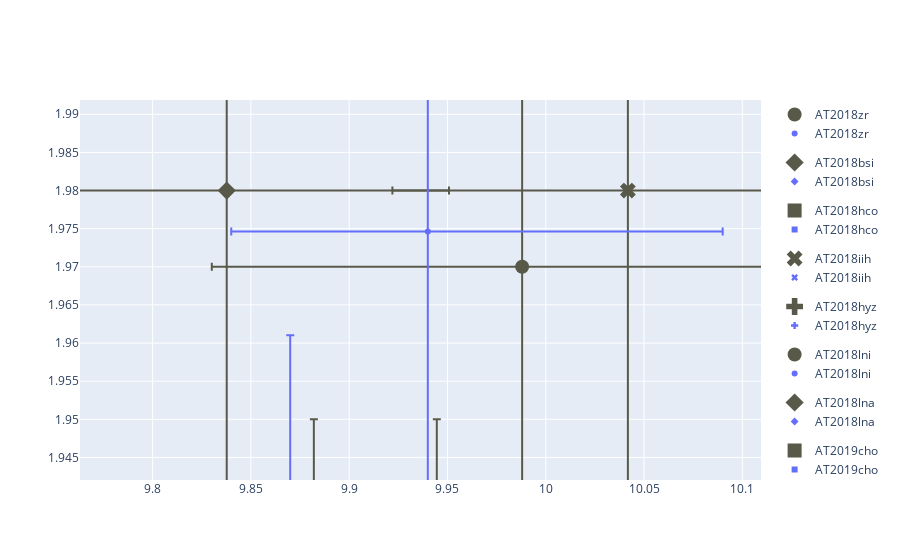

The notebook cell this image was saved under:
### Code cell
import plotly.express as px
import plotly.graph_objects as go
ms = 14

fig1 = px.scatter(colors, x='median_Franz', y='u-r color_Franz',
                  error_x='posErr_1s', error_x_minus='negErr_1s', 
                  error_y='upper_Franz', error_y_minus='lower_Franz',
                  symbol='name')
fig1.update_traces(marker={'color': myColor, 'size':ms})

fig2 = px.scatter(colors, x='median_vanVelzen', y='u-r color_vanVelzen',
                 error_x='posErr', error_x_minus='negErr', 
                 error_y='upper_vanVelzen', error_y_minus='lower_vanVelzen',
                 symbol='name')
fig1.update_traces(marker={'color': vvColor, 'size':ms})

go.Figure(data=fig1.data+fig2.data)

### Figure 1 — Plotly figure (JSON) as saved in the notebook; plotly's stock layout.template omitted (floating-point values rounded to 4 significant figures)
{"data": [{"error_x": {"array": [0.1345], "arrayminus": [0.1325]}, "error_y": {"array": [0.08], "arrayminus": [0.05]}, "hovertemplate": "name=AT2018zr<br>median_Franz=%{x}<br>u-r color_Franz=%{y}<extra></extra>", "legendgroup": "AT2018zr", "marker": {"color": "#59594a", "size": 14, "symbol": "circle"}, "mode": "markers", "name": "AT2018zr", "orientation": "v", "showlegend": true, "type": "scatter", "x": [10.08], "xaxis": "x", "y": [2.36], "yaxis": "y"}, {"error_x": {"array": [0.1871], "arrayminus": [0.1089]}, "error_y": {"array": [0.04], "arrayminus": [0.03]}, "hovertemplate": "name=AT2018bsi<br>median_Franz=%{x}<br>u-r color_Franz=%{y}<extra></extra>", "legendgroup": "AT2018bsi", "marker": {"color": "#59594a", "size": 14, "symbol": "diamond"}, "mode": "markers", "name": "AT2018bsi", "orientation": "v", "showlegend": true, "type": "scatter", "x": [10.75], "xaxis": "x", "y": [2.17], "yaxis": "y"}, {"error_x": {"array": [0.1455], "arrayminus": [0.1796]}, "error_y": {"array": [0.07], "arrayminus": [0.06]}, "hovertemplate": "name=AT2018hco<br>median_Franz=%{x}<br>u-r color_Franz=%{y}<extra></extra>", "legendgroup": "AT2018hco", "marker": {"color": "#59594a", "size": 14, "symbol": "square"}, "mode": "markers", "name": "AT2018hco", "orientation": "v", "showlegend": true, "type": "scatter", "x": [9.945], "xaxis": "x", "y": [1.88], "yaxis": "y"}, {"error_x": {"array": [0.1018], "arrayminus": [0.1271]}, "error_y": {"array": [0.07], "arrayminus": [0.05]}, "hovertemplate": "name=AT2018iih<br>median_Franz=%{x}<br>u-r color_Franz=%{y}<extra></extra>", "legendgroup": "AT2018iih", "marker": {"color": "#59594a", "size": 14, "symbol": "x"}, "mode": "markers", "name": "AT2018iih", "orientation": "v", "showlegend": true, "type": "scatter", "x": [10.9], "xaxis": "x", "y": [2.32], "yaxis": "y"}, {"error_x": {"array": [0.07851], "arrayminus": [0.1521]}, "error_y": {"array": [0.03], "arrayminus": [0.05]}, "hovertemplate": "name=AT2018hyz<br>median_Franz=%{x}<br>u-r color_Franz=%{y}<extra></extra>", "legendgroup": "AT2018hyz", "marker": {"color": "#59594a", "size": 14, "symbol": "cross"}, "mode": "markers", "name": "AT2018hyz", "orientation": "v", "showlegend": true, "type": "scatter", "x": [9.888], "xaxis": "x", "y": [1.91], "yaxis": "y"}, {"error_x": {"array": [0.1435], "arrayminus": [0.1579]}, "error_y": {"array": [0.08], "arrayminus": [0.09]}, "hovertemplate": "name=AT2018lni<br>median_Franz=%{x}<br>u-r color_Franz=%{y}<extra></extra>", "legendgroup": "AT2018lni", "marker": {"color": "#59594a", "size": 14, "symbol": "circle"}, "mode": "markers", "name": "AT2018lni", "orientation": "v", "showlegend": true, "type": "scatter", "x": [9.988], "xaxis": "x", "y": [1.97], "yaxis": "y"}, {"error_x": {"array": [0.1105], "arrayminus": [0.1345]}, "error_y": {"array": [0.07], "arrayminus": [0.09]}, "hovertemplate": "name=AT2018lna<br>median_Franz=%{x}<br>u-r color_Franz=%{y}<extra></extra>", "legendgroup": "AT2018lna", "marker": {"color": "#59594a", "size": 14, "symbol": "diamond"}, "mode": "markers", "name": "AT2018lna", "orientation": "v", "showlegend": true, "type": "scatter", "x": [9.631], "xaxis": "x", "y": [1.98], "yaxis": "y"}, {"error_x": {"array": [0.1801], "arrayminus": [0.1536]}, "error_y": {"array": [0.07], "arrayminus": [0.1]}, "hovertemplate": "name=AT2019cho<br>median_Franz=%{x}<br>u-r color_Franz=%{y}<extra></extra>", "legendgroup": "AT2019cho", "marker": {"color": "#59594a", "size": 14, "symbol": "square"}, "mode": "markers", "name": "AT2019cho", "orientation": "v", "showlegend": true, "type": "scatter", "x": [10.15], "xaxis": "x", "y": [2.08], "yaxis": "y"}, {"error_x": {"array": [0.1765], "arrayminus": [0.1271]}, "error_y": {"array": [0.08], "arrayminus": [0.06]}, "hovertemplate": "name=AT2019bhf<br>median_Franz=%{x}<br>u-r color_Franz=%{y}<extra></extra>", "legendgroup": "AT2019bhf", "marker": {"color": "#59594a", "size": 14, "symbol": "x"}, "mode": "markers", "name": "AT2019bhf", "orientation": "v", "showlegend": true, "type": "scatter", "x": [10.29], "xaxis": "x", "y": [2.09], "yaxis": "y"}, {"error_x": {"array": [0.06805], "arrayminus": [0.05332]}, "error_y": {"array": [0.04], "arrayminus": [0.03]}, "hovertemplate": "name=AT2019azh<br>median_Franz=%{x}<br>u-r color_Franz=%{y}<extra></extra>", "legendgroup": "AT2019azh", "marker": {"color": "#59594a", "size": 14, "symbol": "cross"}, "mode": "markers", "name": "AT2019azh", "orientation": "v", "showlegend": true, "type": "scatter", "x": [9.981], "xaxis": "x", "y": [1.8], "yaxis": "y"}, {"error_x": {"array": [0.1436], "arrayminus": [0.1971]}, "error_y": {"array": [0.08], "arrayminus": [0.05]}, "hovertemplate": "name=AT2019dsg<br>median_Franz=%{x}<br>u-r color_Franz=%{y}<extra></extra>", "legendgroup": "AT2019dsg", "marker": {"color": "#59594a", "size": 14, "symbol": "circle"}, "mode": "markers", "name": "AT2019dsg", "orientation": "v", "showlegend": true, "type": "scatter", "x": [10.41], "xaxis": "x", "y": [2.18], "yaxis": "y"}, {"error_x": {"array": [0.1131], "arrayminus": [0.1357]}, "error_y": {"array": [0.06], "arrayminus": [0.06]}, "hovertemplate": "name=AT2019ehz<br>median_Franz=%{x}<br>u-r color_Franz=%{y}<extra></extra>", "legendgroup": "AT2019ehz", "marker": {"color": "#59594a", "size": 14, "symbol": "diamond"}, "mode": "markers", "name": "AT2019ehz", "orientation": "v", "showlegend": true, "type": "scatter", "x": [9.838], "xaxis": "x", "y": [1.98], "yaxis": "y"}, {"error_x": {"array": [0.1473], "arrayminus": [0.1643]}, "error_y": {"array": [0.05], "arrayminus": [0.06]}, "hovertemplate": "name=AT2019eve<br>median_Franz=%{x}<br>u-r color_Franz=%{y}<extra></extra>", "legendgroup": "AT2019eve", "marker": {"color": "#59594a", "size": 14, "symbol": "square"}, "mode": "markers", "name": "AT2019eve", "orientation": "v", "showlegend": true, "type": "scatter", "x": [9.337], "xaxis": "x", "y": [1.81], "yaxis": "y"}, {"error_x": {"array": [0.1742], "arrayminus": [0.1198]}, "error_y": {"array": [0.07], "arrayminus": [0.06]}, "hovertemplate": "name=AT2019mha<br>median_Franz=%{x}<br>u-r color_Franz=%{y}<extra></extra>", "legendgroup": "AT2019mha", "marker": {"color": "#59594a", "size": 14, "symbol": "x"}, "mode": "markers", "name": "AT2019mha", "orientation": "v", "showlegend": true, "type": "scatter", "x": [10.04], "xaxis": "x", "y": [1.98], "yaxis": "y"}, {"error_x": {"array": [0.1032], "arrayminus": [0.144]}, "error_y": {"array": [0.08], "arrayminus": [0.08]}, "hovertemplate": "name=AT2019meg<br>median_Franz=%{x}<br>u-r color_Franz=%{y}<extra></extra>", "legendgroup": "AT2019meg", "marker": {"color": "#59594a", "size": 14, "symbol": "cross"}, "mode": "markers", "name": "AT2019meg", "orientation": "v", "showlegend": true, "type": "scatter", "x": [9.882], "xaxis": "x", "y": [1.87], "yaxis": "y"}, {"error_x": {"array": [0.1138], "arrayminus": [0.1593]}, "error_y": {"array": [0.05], "arrayminus": [0.06]}, "hovertemplate": "name=AT2019lwu<br>median_Franz=%{x}<br>u-r color_Franz=%{y}<extra></extra>", "legendgroup": "AT2019lwu", "marker": {"color": "#59594a", "size": 14, "symbol": "circle"}, "mode": "markers", "name": "AT2019lwu", "orientation": "v", "showlegend": true, "type": "scatter", "x": [9.984], "xaxis": "x", "y": [1.89], "yaxis": "y"}, {"error_x": {"array": [0.1462], "arrayminus": [0.1554]}, "error_y": {"array": [0.05], "arrayminus": [0.05]}, "hovertemplate": "name=AT2019qiz<br>median_Franz=%{x}<br>u-r color_Franz=%{y}<extra></extra>", "legendgroup": "AT2019qiz", "marker": {"color": "#59594a", "size": 14, "symbol": "diamond"}, "mode": "markers", "name": "AT2019qiz", "orientation": "v", "showlegend": true, "type": "scatter", "x": [10.09], "xaxis": "x", "y": [2.1], "yaxis": "y"}, {"error_x": {"array": [0.18], "arrayminus": [0.09]}, "error_y": {"array": [0.03859], "arrayminus": [0.02438]}, "hovertemplate": "name=AT2018zr<br>median_vanVelzen=%{x}<br>u-r color_vanVelzen=%{y}<extra></extra>", "legendgroup": "AT2018zr", "marker": {"color": "#636efa", "symbol": "circle"}, "mode": "markers", "name": "AT2018zr", "orientation": "v", "showlegend": true, "type": "scatter", "x": [10.03], "xaxis": "x", "y": [2.274], "yaxis": "y"}, {"error_x": {"array": [0.06], "arrayminus": [0.05]}, "error_y": {"array": [0.02335], "arrayminus": [0.0311]}, "hovertemplate": "name=AT2018bsi<br>median_vanVelzen=%{x}<br>u-r color_vanVelzen=%{y}<extra></extra>", "legendgroup": "AT2018bsi", "marker": {"color": "#636efa", "symbol": "diamond"}, "mode": "markers", "name": "AT2018bsi", "orientation": "v", "showlegend": true, "type": "scatter", "x": [10.61], "xaxis": "x", "y": [2.103], "yaxis": "y"}, {"error_x": {"array": [0.18], "arrayminus": [0.09]}, "error_y": {"array": [0.02728], "arrayminus": [0.03475]}, "hovertemplate": "name=AT2018hco<br>median_vanVelzen=%{x}<br>u-r color_vanVelzen=%{y}<extra></extra>", "legendgroup": "AT2018hco", "marker": {"color": "#636efa", "symbol": "square"}, "mode": "markers", "name": "AT2018hco", "orientation": "v", "showlegend": true, "type": "scatter", "x": [9.9], "xaxis": "x", "y": [1.83], "yaxis": "y"}, {"error_x": {"array": [0.15], "arrayminus": [0.09]}, "error_y": {"array": [0.04709], "arrayminus": [0.04776]}, "hovertemplate": "name=AT2018iih<br>median_vanVelzen=%{x}<br>u-r color_vanVelzen=%{y}<extra></extra>", "legendgroup": "AT2018iih", "marker": {"color": "#636efa", "symbol": "x"}, "mode": "markers", "name": "AT2018iih", "orientation": "v", "showlegend": true, "type": "scatter", "x": [10.76], "xaxis": "x", "y": [2.345], "yaxis": "y"}, {"error_x": {"array": [0.26], "arrayminus": [0.12]}, "error_y": {"array": [0.04163], "arrayminus": [0.03542]}, "hovertemplate": "name=AT2018hyz<br>median_vanVelzen=%{x}<br>u-r color_vanVelzen=%{y}<extra></extra>", "legendgroup": "AT2018hyz", "marker": {"color": "#636efa", "symbol": "cross"}, "mode": "markers", "name": "AT2018hyz", "orientation": "v", "showlegend": true, "type": "scatter", "x": [9.75], "xaxis": "x", "y": [1.854], "yaxis": "y"}, {"error_x": {"array": [0.15], "arrayminus": [0.1]}, "error_y": {"array": [0.05279], "arrayminus": [0.0621]}, "hovertemplate": "name=AT2018lni<br>median_vanVelzen=%{x}<br>u-r color_vanVelzen=%{y}<extra></extra>", "legendgroup": "AT2018lni", "marker": {"color": "#636efa", "symbol": "circle"}, "mode": "markers", "name": "AT2018lni", "orientation": "v", "showlegend": true, "type": "scatter", "x": [9.94], "xaxis": "x", "y": [1.975], "yaxis": "y"}, {"error_x": {"array": [0.09], "arrayminus": [0.12]}, "error_y": {"array": [0.05264], "arrayminus": [0.08374]}, "hovertemplate": "name=AT2018lna<br>median_vanVelzen=%{x}<br>u-r color_vanVelzen=%{y}<extra></extra>", "legendgroup": "AT2018lna", "marker": {"color": "#636efa", "symbol": "diamond"}, "mode": "markers", "name": "AT2018lna", "orientation": "v", "showlegend": true, "type": "scatter", "x": [9.47], "xaxis": "x", "y": [1.973], "yaxis": "y"}, {"error_x": {"array": [0.16], "arrayminus": [0.17]}, "error_y": {"array": [0.05717], "arrayminus": [0.04549]}, "hovertemplate": "name=AT2019cho<br>median_vanVelzen=%{x}<br>u-r color_vanVelzen=%{y}<extra></extra>", "legendgroup": "AT2019cho", "marker": {"color": "#636efa", "symbol": "square"}, "mode": "markers", "name": "AT2019cho", "orientation": "v", "showlegend": true, "type": "scatter", "x": [10.1], "xaxis": "x", "y": [2.125], "yaxis": "y"}, {"error_x": {"array": [0.12], "arrayminus": [0.15]}, "error_y": {"array": [0.04069], "arrayminus": [0.05101]}, "hovertemplate": "name=AT2019bhf<br>median_vanVelzen=%{x}<br>u-r color_vanVelzen=%{y}<extra></extra>", "legendgroup": "AT2019bhf", "marker": {"color": "#636efa", "symbol": "x"}, "mode": "markers", "name": "AT2019bhf", "orientation": "v", "showlegend": true, "type": "scatter", "x": [10.21], "xaxis": "x", "y": [2.074], "yaxis": "y"}, {"error_x": {"array": [0.14], "arrayminus": [0.15]}, "error_y": {"array": [0.01765], "arrayminus": [0.03838]}, "hovertemplate": "name=AT2019azh<br>median_vanVelzen=%{x}<br>u-r color_vanVelzen=%{y}<extra></extra>", "legendgroup": "AT2019azh", "marker": {"color": "#636efa", "symbol": "cross"}, "mode": "markers", "name": "AT2019azh", "orientation": "v", "showlegend": true, "type": "scatter", "x": [9.86], "xaxis": "x", "y": [1.811], "yaxis": "y"}, {"error_x": {"array": [0.12], "arrayminus": [0.17]}, "error_y": {"array": [0.06217], "arrayminus": [0.08252]}, "hovertemplate": "name=AT2019dsg<br>median_vanVelzen=%{x}<br>u-r color_vanVelzen=%{y}<extra></extra>", "legendgroup": "AT2019dsg", "marker": {"color": "#636efa", "symbol": "circle"}, "mode": "markers", "name": "AT2019dsg", "orientation": "v", "showlegend": true, "type": "scatter", "x": [10.36], "xaxis": "x", "y": [2.191], "yaxis": "y"}, {"error_x": {"array": [0.15], "arrayminus": [0.09]}, "error_y": {"array": [0.05171], "arrayminus": [0.0764]}, "hovertemplate": "name=AT2019ehz<br>median_vanVelzen=%{x}<br>u-r color_vanVelzen=%{y}<extra></extra>", "legendgroup": "AT2019ehz", "marker": {"color": "#636efa", "symbol": "diamond"}, "mode": "markers", "name": "AT2019ehz", "orientation": "v", "showlegend": true, "type": "scatter", "x": [9.67], "xaxis": "x", "y": [1.937], "yaxis": "y"}, {"error_x": {"array": [0.17], "arrayminus": [0.11]}, "error_y": {"array": [0.05288], "arrayminus": [0.06592]}, "hovertemplate": "name=AT2019eve<br>median_vanVelzen=%{x}<br>u-r color_vanVelzen=%{y}<extra></extra>", "legendgroup": "AT2019eve", "marker": {"color": "#636efa", "symbol": "square"}, "mode": "markers", "name": "AT2019eve", "orientation": "v", "showlegend": true, "type": "scatter", "x": [9.26], "xaxis": "x", "y": [1.837], "yaxis": "y"}, {"error_x": {"array": [0.15], "arrayminus": [0.11]}, "error_y": {"array": [0.0231], "arrayminus": [0.02768]}, "hovertemplate": "name=AT2019mha<br>median_vanVelzen=%{x}<br>u-r color_vanVelzen=%{y}<extra></extra>", "legendgroup": "AT2019mha", "marker": {"color": "#636efa", "symbol": "x"}, "mode": "markers", "name": "AT2019mha", "orientation": "v", "showlegend": true, "type": "scatter", "x": [10.05], "xaxis": "x", "y": [2.047], "yaxis": "y"}, {"error_x": {"array": [0.07], "arrayminus": [0.07]}, "error_y": {"array": [0.05489], "arrayminus": [0.08005]}, "hovertemplate": "name=AT2019meg<br>median_vanVelzen=%{x}<br>u-r color_vanVelzen=%{y}<extra></extra>", "legendgroup": "AT2019meg", "marker": {"color": "#636efa", "symbol": "cross"}, "mode": "markers", "name": "AT2019meg", "orientation": "v", "showlegend": true, "type": "scatter", "x": [9.66], "xaxis": "x", "y": [1.745], "yaxis": "y"}, {"error_x": {"array": [0.15], "arrayminus": [0.12]}, "error_y": {"array": [0.05775], "arrayminus": [0.06737]}, "hovertemplate": "name=AT2019lwu<br>median_vanVelzen=%{x}<br>u-r color_vanVelzen=%{y}<extra></extra>", "legendgroup": "AT2019lwu", "marker": {"color": "#636efa", "symbol": "circle"}, "mode": "markers", "name": "AT2019lwu", "orientation": "v", "showlegend": true, "type": "scatter", "x": [9.87], "xaxis": "x", "y": [1.903], "yaxis": "y"}, {"error_x": {"array": [0.14], "arrayminus": [0.1]}, "error_y": {"array": [0.02153], "arrayminus": [0.02159]}, "hovertemplate": "name=AT2019qiz<br>median_vanVelzen=%{x}<br>u-r color_vanVelzen=%{y}<extra></extra>", "legendgroup": "AT2019qiz", "marker": {"color": "#636efa", "symbol": "diamond"}, "mode": "markers", "name": "AT2019qiz", "orientation": "v", "showlegend": true, "type": "scatter", "x": [10.03], "xaxis": "x", "y": [2.093], "yaxis": "y"}], "layout": {"autosize": true, "xaxis": {"autorange": false, "range": [9.763, 10.11], "type": "linear"}, "yaxis": {"autorange": false, "range": [1.942, 1.992], "type": "linear"}}}
